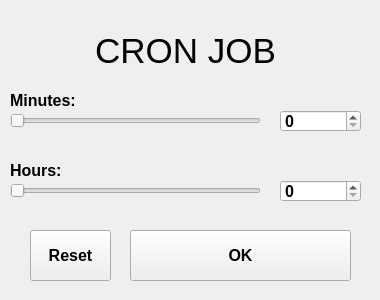
<?xml version="1.0" encoding="UTF-8"?>
<ui version="4.0">
 <class>CRON</class>
 <widget class="QWidget" name="CRON">
  <property name="geometry">
   <rect>
    <x>0</x>
    <y>0</y>
    <width>380</width>
    <height>300</height>
   </rect>
  </property>
  <property name="sizePolicy">
   <sizepolicy hsizetype="Fixed" vsizetype="Fixed">
    <horstretch>0</horstretch>
    <verstretch>0</verstretch>
   </sizepolicy>
  </property>
  <property name="minimumSize">
   <size>
    <width>380</width>
    <height>300</height>
   </size>
  </property>
  <property name="maximumSize">
   <size>
    <width>380</width>
    <height>300</height>
   </size>
  </property>
  <property name="font">
   <font>
    <family>Arial</family>
    <pointsize>12</pointsize>
    <weight>75</weight>
    <bold>true</bold>
   </font>
  </property>
  <property name="windowTitle">
   <string>Form</string>
  </property>
  <widget class="QSlider" name="slider_m">
   <property name="geometry">
    <rect>
     <x>10</x>
     <y>110</y>
     <width>251</width>
     <height>22</height>
    </rect>
   </property>
   <property name="maximum">
    <number>60</number>
   </property>
   <property name="singleStep">
    <number>5</number>
   </property>
   <property name="orientation">
    <enum>Qt::Horizontal</enum>
   </property>
   <property name="tickPosition">
    <enum>QSlider::NoTicks</enum>
   </property>
  </widget>
  <widget class="QSpinBox" name="sb_m">
   <property name="geometry">
    <rect>
     <x>280</x>
     <y>110</y>
     <width>81</width>
     <height>22</height>
    </rect>
   </property>
  </widget>
  <widget class="QSlider" name="slider_h">
   <property name="geometry">
    <rect>
     <x>10</x>
     <y>180</y>
     <width>251</width>
     <height>22</height>
    </rect>
   </property>
   <property name="maximum">
    <number>24</number>
   </property>
   <property name="orientation">
    <enum>Qt::Horizontal</enum>
   </property>
   <property name="tickPosition">
    <enum>QSlider::NoTicks</enum>
   </property>
  </widget>
  <widget class="QSpinBox" name="sb_h">
   <property name="geometry">
    <rect>
     <x>280</x>
     <y>180</y>
     <width>81</width>
     <height>22</height>
    </rect>
   </property>
  </widget>
  <widget class="QLabel" name="lbl_title">
   <property name="geometry">
    <rect>
     <x>0</x>
     <y>30</y>
     <width>371</width>
     <height>41</height>
    </rect>
   </property>
   <property name="font">
    <font>
     <family>Arial</family>
     <pointsize>26</pointsize>
     <weight>50</weight>
     <bold>false</bold>
    </font>
   </property>
   <property name="text">
    <string>CRON JOB</string>
   </property>
   <property name="alignment">
    <set>Qt::AlignCenter</set>
   </property>
  </widget>
  <widget class="QLabel" name="label">
   <property name="geometry">
    <rect>
     <x>10</x>
     <y>90</y>
     <width>81</width>
     <height>21</height>
    </rect>
   </property>
   <property name="text">
    <string>Minutes:</string>
   </property>
  </widget>
  <widget class="QLabel" name="label_2">
   <property name="geometry">
    <rect>
     <x>10</x>
     <y>160</y>
     <width>81</width>
     <height>21</height>
    </rect>
   </property>
   <property name="text">
    <string>Hours:</string>
   </property>
  </widget>
  <widget class="QPushButton" name="btn_set">
   <property name="geometry">
    <rect>
     <x>130</x>
     <y>230</y>
     <width>221</width>
     <height>51</height>
    </rect>
   </property>
   <property name="text">
    <string>OK</string>
   </property>
  </widget>
  <widget class="QPushButton" name="btn_reset">
   <property name="geometry">
    <rect>
     <x>30</x>
     <y>230</y>
     <width>81</width>
     <height>51</height>
    </rect>
   </property>
   <property name="text">
    <string>Reset</string>
   </property>
  </widget>
 </widget>
 <resources/>
 <connections/>
</ui>
